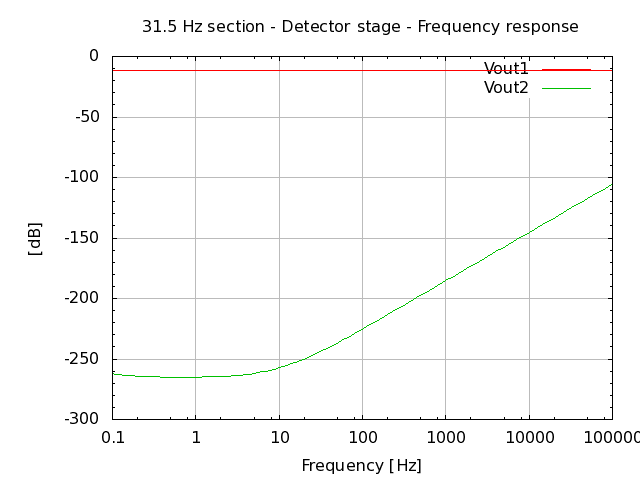

The gnuplot source for this figure:
# setup terminal
set term png

# setup graph
set output "26.000.00.02.12.png"
set title "31.5 Hz section - Detector stage - Frequency response"

# setup Y-axis
set grid ytics lt 1 lw 1 lc rgb "#bbbbbb"
set mytics
set ylabel "[dB]"

#setup X-axis
set logscale x 10
set grid xtics lt 1 lw 1 lc rgb "#bbbbbb"
set xlabel "Frequency [Hz]"

# setup plot style
set style data lines
plot '26.000.00.02.12.dat' using 1:2 title "Vout1", \
     '26.000.00.02.12.dat' using 1:3 title "Vout2"

# set output back to default
set output

# reset terminal type
set terminal pop
